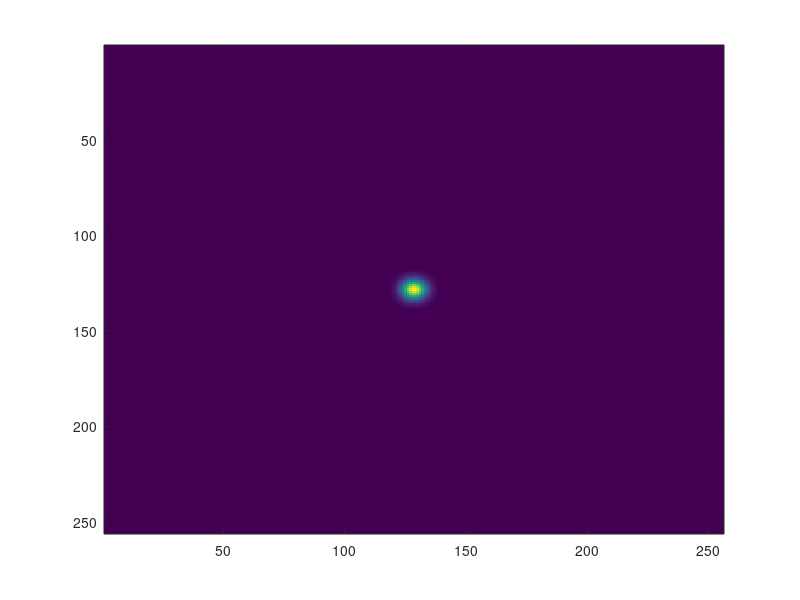
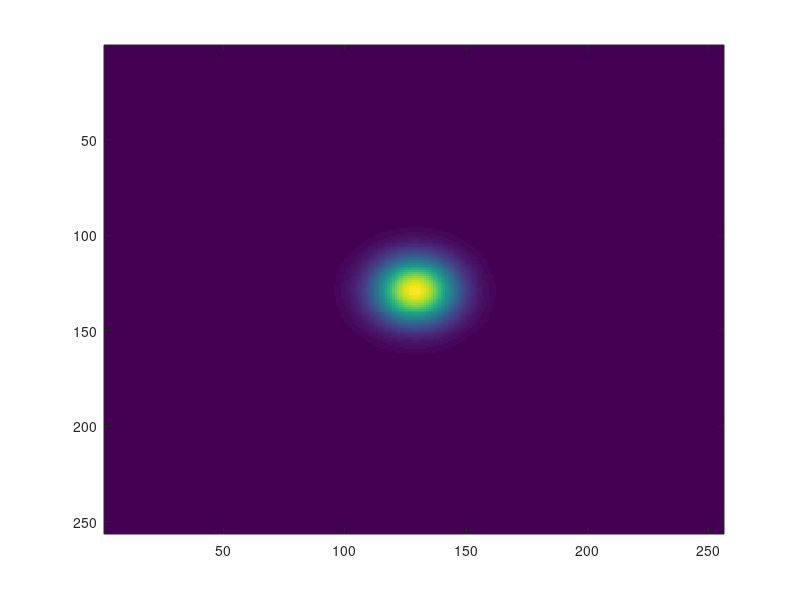

Here is the MATLAB script that generated these plots, in order:
clear
clc
close all hidden

number_of_points = 256;
[X1, X2] = meshgrid(1:number_of_points, 1:number_of_points);

X1 = X1 - mean(X1(:));
X2 = X2 - mean(X2(:));

alpha = 0.2;
f = exp( - alpha^2 * (X1.^2 + X2.^2) );

figure, imagesc(f)

F = fft2(f);
F = fftshift(F);

figure, imagesc(abs(F))
